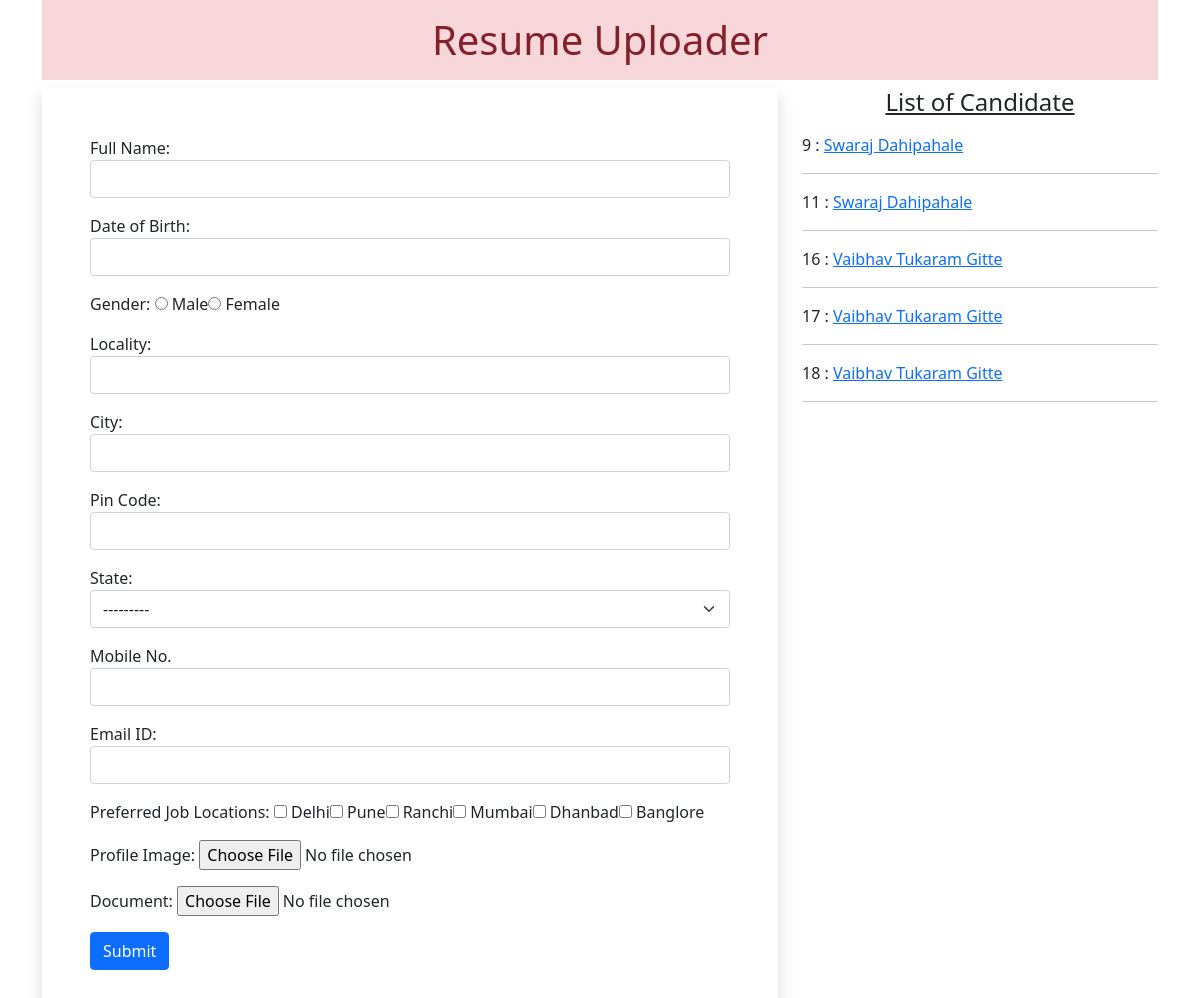
The page / on the database its author committed.
### myapp/models.py (models this page shows)
class Resume(models.Model):
    name = models.CharField(max_length=100)
    dob = models.DateField(auto_now=False, auto_now_add=False)
    gender = models.CharField(max_length=100)
    locality = models.CharField(max_length=100)
    city = models.CharField(max_length=100)
    pin = models.PositiveIntegerField()
    state = models.CharField(choices=STATE_CHOICE, max_length=50)
    mobile = models.PositiveIntegerField()
    email = models.EmailField()
    job_city = models.CharField(max_length=100)
    profile_image = models.ImageField(upload_to='profileimg', blank=True)
    my_file = models.FileField(upload_to='doc', blank=True)

### myapp/views.py (the view, shortened to what this page needs)
# urls.py: path('', views.HomeView.as_view(), name='home'),
class HomeView(View):
 def get(self, request):
  form = ResumeForm()
  candidates = Resume.objects.all()
  return render(request, 'myapp/home.html', { 'candidates':candidates, 'form':form})

### myapp/templates/myapp/home.html (shortened to what this page needs)
<!DOCTYPE html>
{% load static %}
<html lang="en">
<head>
 <link href="https://cdn.jsdelivr.net/npm/bootstrap@5.0.0-beta2/dist/css/bootstrap.min.css" rel="stylesheet">
 <link rel="stylesheet" href="//code.jquery.com/ui/1.12.1/themes/base/jquery-ui.css">
 <link rel="stylesheet" href="{% static 'myapp/css/style.css' %}">
</head>
<body>
 <div class="container mb-5">
  <h1 class="alert-danger text-center p-3">Resume Uploader</h1>
  <div class="row">
   <div class="col-sm-8">
    <form action="" method="post" enctype="multipart/form-data" class="shadow p-5">
     {% for fm in form %}
       <div class="form-group mb-3">
       {{fm.label_tag}} {{fm}} <small class="text-danger">{{fm.errors|striptags}}</small>
       </div>
     {% endfor %}
     <input type="submit" value="Submit" class="btn btn-primary">
    </form>
   </div>
   <div class="col-sm-4">
    <h4 class="text-center mb-3"><u>List of Candidate</u></h4>
    {% for candidate in candidates %}
     {{candidate.id}} : <a href="{% url 'candidate' candidate.id %}">{{candidate.name}}</a>
     <hr>
    {% endfor %}
   </div>
  </div>
 </div>
</body>
</html>

### myapp/static/myapp/css/style.css (style rules this page uses)
#id_gender, #id_job_city { list-style-type: none; display: inline-flex; }

### rows shown on the page
Resume: id "9", name "Swaraj Dahipahale"
Resume: id "11", name "Swaraj Dahipahale"
Resume: id "16", name "Vaibhav Tukaram Gitte"
Resume: id "17", name "Vaibhav Tukaram Gitte"
Resume: id "18", name "Vaibhav Tukaram Gitte"

### other values the page prints
{{ fm.label_tag }} "Full Name:" "Date of Birth:" "Gender:" "Locality:" "City:" "Pin Code:" "State:" "Mobile No." "Email ID:" "Preferred Job Locations:" "Profile Image:" "Document:"
